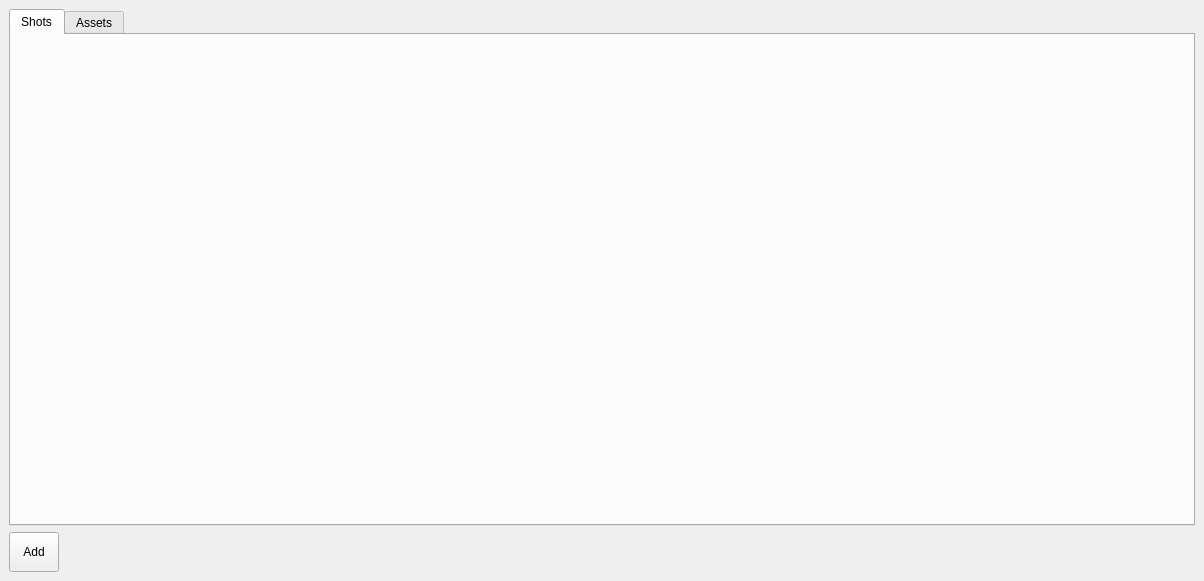
<?xml version="1.0" encoding="UTF-8"?>
<ui version="4.0">
 <class>reftrackadder_mwin</class>
 <widget class="QMainWindow" name="reftrackadder_mwin">
  <property name="geometry">
   <rect>
    <x>0</x>
    <y>0</y>
    <width>1204</width>
    <height>581</height>
   </rect>
  </property>
  <property name="windowTitle">
   <string>Add Reftracks</string>
  </property>
  <widget class="QWidget" name="central_widget">
   <layout class="QVBoxLayout" name="central_vbox">
    <item>
     <widget class="QTabWidget" name="browser_tabw">
      <property name="currentIndex">
       <number>0</number>
      </property>
      <widget class="QWidget" name="shot_widget">
       <attribute name="title">
        <string>Shots</string>
       </attribute>
       <layout class="QVBoxLayout" name="shot_vbox"/>
      </widget>
      <widget class="QWidget" name="asset_widget">
       <attribute name="title">
        <string>Assets</string>
       </attribute>
       <layout class="QVBoxLayout" name="asset_vbox"/>
      </widget>
     </widget>
    </item>
    <item>
     <layout class="QHBoxLayout" name="button_vbox">
      <item>
       <widget class="QToolButton" name="add_tb">
        <property name="minimumSize">
         <size>
          <width>50</width>
          <height>40</height>
         </size>
        </property>
        <property name="font">
         <font>
          <weight>50</weight>
          <bold>false</bold>
         </font>
        </property>
        <property name="toolTip">
         <string>Add a new reftrack of the selected element and type to your tool.</string>
        </property>
        <property name="text">
         <string>Add</string>
        </property>
        <property name="iconSize">
         <size>
          <width>20</width>
          <height>20</height>
         </size>
        </property>
        <property name="autoRaise">
         <bool>false</bool>
        </property>
       </widget>
      </item>
      <item>
       <spacer name="horizontalSpacer">
        <property name="orientation">
         <enum>Qt::Horizontal</enum>
        </property>
        <property name="sizeHint" stdset="0">
         <size>
          <width>40</width>
          <height>20</height>
         </size>
        </property>
       </spacer>
      </item>
     </layout>
    </item>
   </layout>
  </widget>
 </widget>
 <resources/>
 <connections/>
</ui>
